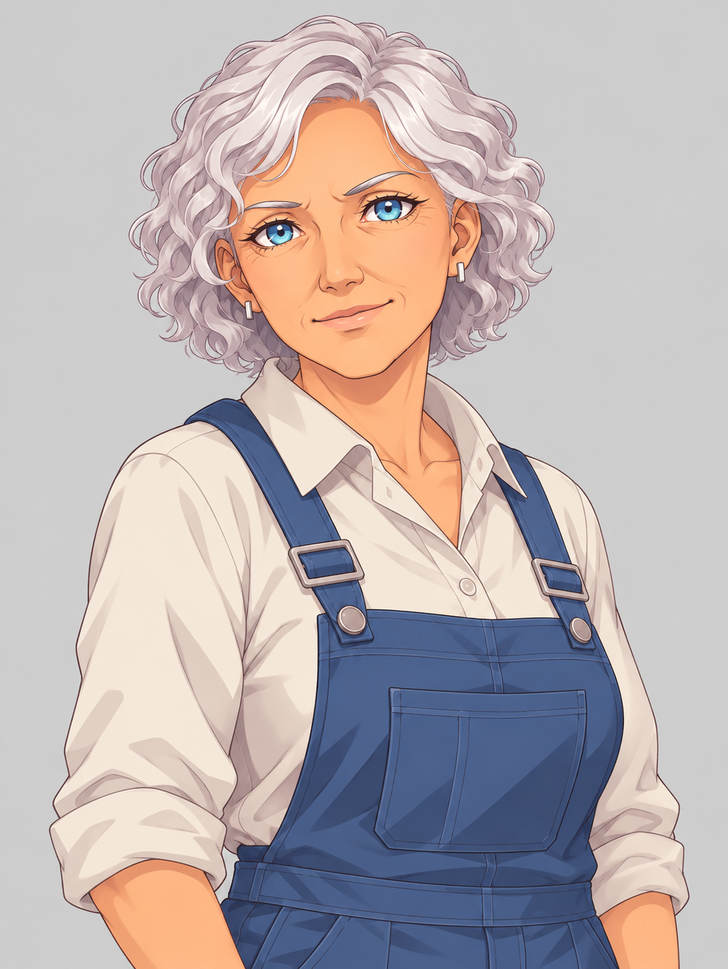
#> input picture assets/gen/kate_overalls_0.png, 728 x 969 px, shrunk from 1087 x 1447 before the run
$ python cutout.py
#> lines starting #> are read from the running program, lines starting #| are printed output that depends on the picture
# -*- coding: utf-8 -*-
"""Вырезает спрайт с однотонного фона (flood-fill от краёв) → PNG с альфой."""
import os, sys
from collections import deque
from PIL import Image, ImageFilter

HERE = os.path.dirname(os.path.abspath(__file__))


def cutout(src, dst, tol=26):
#> called with src = 'assets/gen/kate_overalls_0.png', dst = 'assets/sprites/kate_overalls.png', tol = 26
    im = Image.open(src).convert("RGBA")
    w, h = im.size
#> w = 728; h = 969
    px = im.load()
    # фон = средний цвет по рамке
    border = []
    for x in range(w):
        border.append(px[x, 0]); border.append(px[x, h - 1])
#> after the loop, border = 1456 items, first 6: (204, 202, 202, 255), (205, 203, 204, 255), (205, 204, 204, 255), (206, 206, 206, 255), (205, 204, 204, 255), (206, 205, 206, 255)
    for y in range(h):
        border.append(px[0, y]); border.append(px[w - 1, y])
#> after the loop, border = 3394 items, first 6: (204, 202, 202, 255), (205, 203, 204, 255), (205, 204, 204, 255), (206, 206, 206, 255), (205, 204, 204, 255), (206, 205, 206, 255)
    br = tuple(sum(c[i] for c in border) // len(border) for i in range(3))
#> br = (192, 191, 192)

    def close(p):
        return abs(p[0]-br[0]) <= tol and abs(p[1]-br[1]) <= tol and abs(p[2]-br[2]) <= tol

    seen = bytearray(w * h)
    q = deque()
    for x in range(w):
        for y in (0, h - 1):
            if close(px[x, y]) and not seen[y*w+x]:
                seen[y*w+x] = 1; q.append((x, y))
    for y in range(h):
        for x in (0, w - 1):
            if close(px[x, y]) and not seen[y*w+x]:
                seen[y*w+x] = 1; q.append((x, y))
    while q:
        x, y = q.popleft()
        for dx, dy in ((1,0),(-1,0),(0,1),(0,-1)):
            nx, ny = x+dx, y+dy
            if 0 <= nx < w and 0 <= ny < h and not seen[ny*w+nx] and close(px[nx, ny]):
                seen[ny*w+nx] = 1; q.append((nx, ny))
#> this loop made 278329 passes
#> (x, y) on passes 1 to 3: (0, 0), (0, 968), (1, 0)
    alpha = Image.new("L", (w, h), 255)
#> alpha: PIL image 728x969 L; every value is 255
    ap = alpha.load()
    for i in range(w*h):
        if seen[i]:
            ap[i % w, i // w] = 0
    alpha = alpha.filter(ImageFilter.GaussianBlur(0.6))
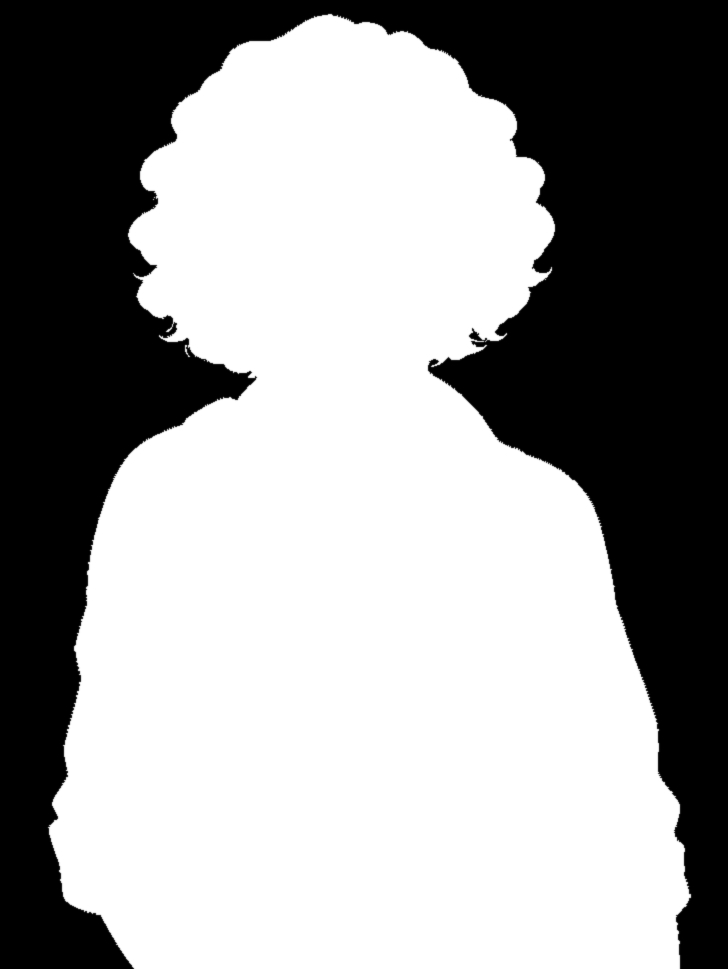
#> alpha: PIL image 728x969 L; min 0, max 255, mean 154.4
    out = im.copy(); out.putalpha(alpha)
#> after `out.putalpha(alpha)`:
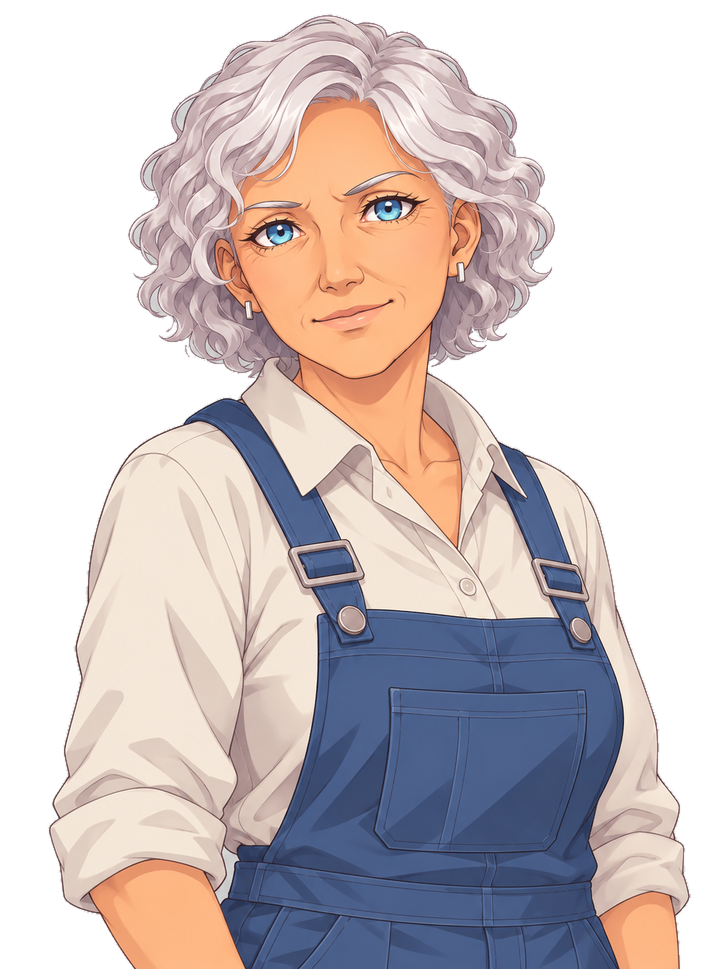
#> out: PIL image 728x969 RGBA; mean R, G, B, A 188.1, 177.9, 177.9, 154.4; transparent parts drawn white
    # обрезать по содержимому
    bb = alpha.getbbox()
#> bb = (46, 12, 693, 969)
    if bb:
        out = out.crop(bb)
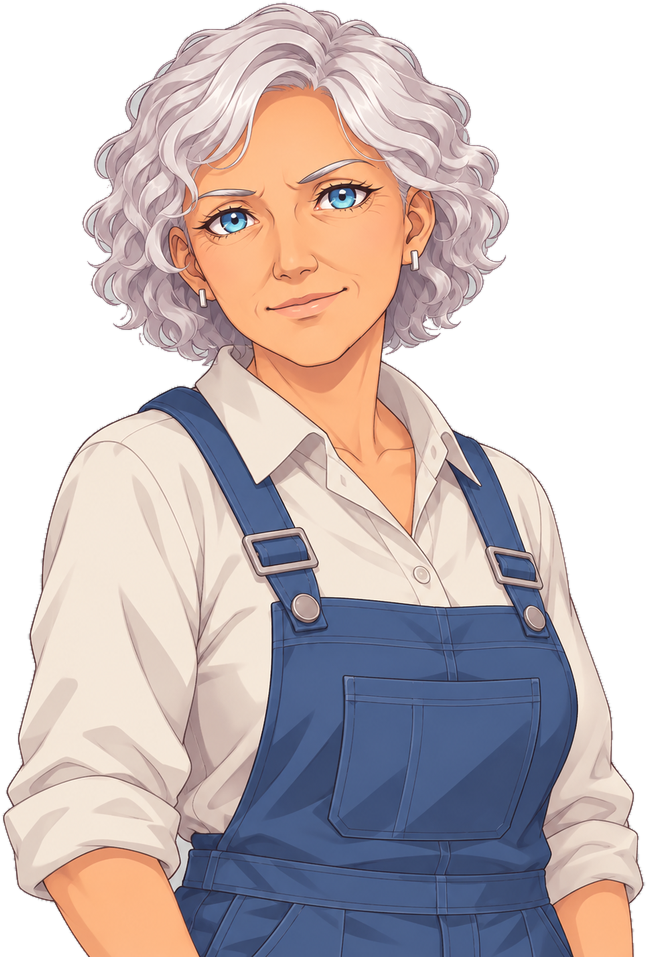
#> out: PIL image 647x957 RGBA; mean R, G, B, A 185.6, 174.1, 174.2, 175.9; transparent parts drawn white
    os.makedirs(os.path.dirname(dst), exist_ok=True)
    out.save(dst, "PNG")
    print(f"cutout {os.path.basename(src)} -> {os.path.basename(dst)} {out.size} (bg={br})")
#| cutout kate_overalls_0.png -> kate_overalls.png (647, 957) (bg=(192, 191, 192))
    return dst


if __name__ == "__main__":
    jobs = [
        ("assets/gen/kate_overalls_0.png", "assets/sprites/kate_overalls.png", 26),
        ("assets/gen/kate_sad_0.png", "assets/sprites/kate_sad.png", 26),
        ("assets/gen/sergey_grok_0.jpg", "assets/sprites/sergey.png", 30),
    ]
    for src, dst, tol in jobs:
        sp = os.path.join(HERE, src)
        if os.path.exists(sp):
            cutout(sp, os.path.join(HERE, dst), tol=tol)
        else:
            print("skip (нет файла):", src)
#> pass 2 of the loop `for src, dst, tol in jobs:`:
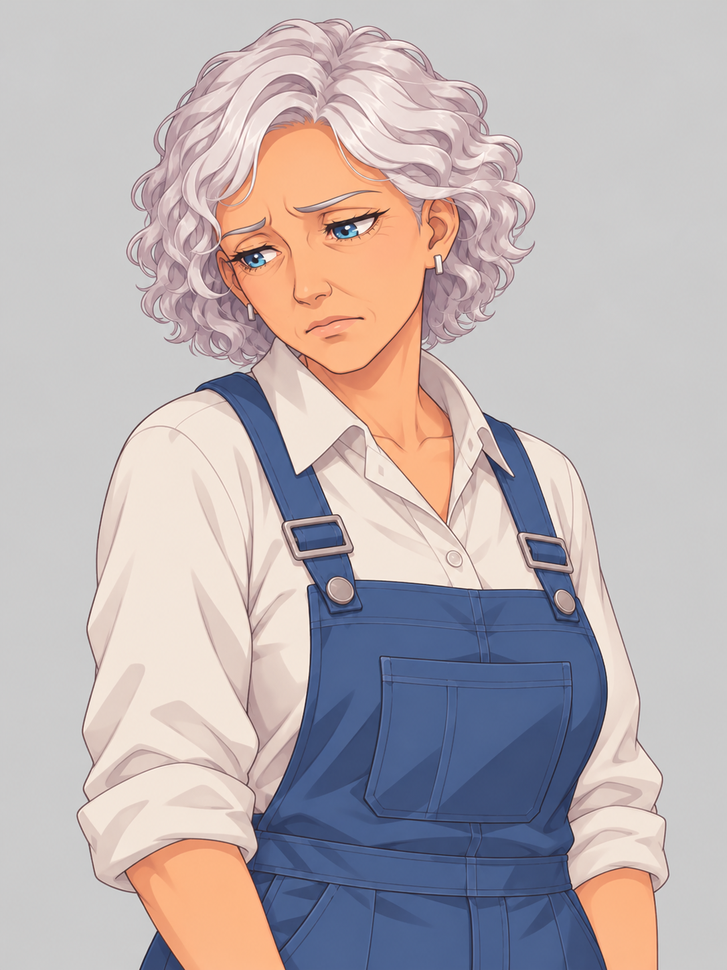
#> input picture assets/gen/kate_sad_0.png, 727 x 970 px, shrunk from 1086 x 1448 before the run
#> im: PIL image 727x970 RGBA
#> after the loop in cutout (call 2), `for x in range(w):`: border = 1454 items, first 6: (203, 202, 202, 255), (202, 199, 200, 255), (204, 204, 204, 255), (203, 203, 203, 255), (204, 204, 203, 255), (203, 202, 203, 255)
#> after the loop in cutout (call 2), `for y in range(h):`: border = 3394 items, first 6: (203, 202, 202, 255), (202, 199, 200, 255), (204, 204, 204, 255), (203, 203, 203, 255), (204, 204, 203, 255), (203, 202, 203, 255)
#> br = (191, 190, 192)
#> the loop in cutout (call 2), `while q:` made 293218 passes
#> (x, y) on passes 1 to 3: (0, 0), (0, 969), (1, 0)
#> in cutout (call 2), `out.putalpha(alpha)`:
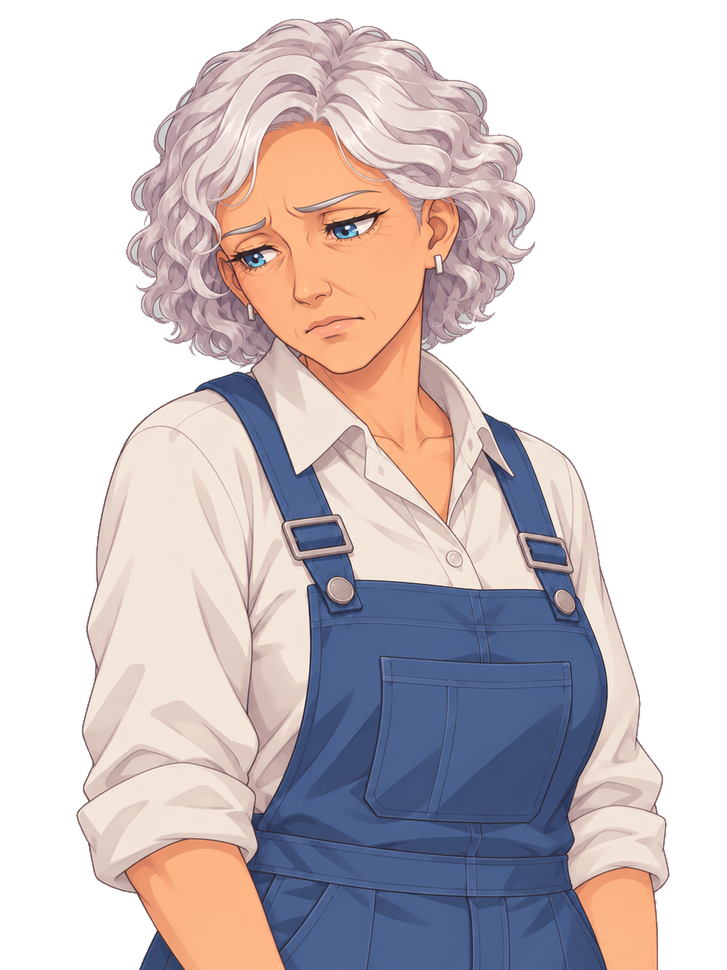
#> out: PIL image 727x970 RGBA; mean R, G, B, A 187.1, 177.5, 179.3, 149; transparent parts drawn white
#> bb = (74, 16, 672, 970)
#> in cutout (call 2), `out = out.crop(bb)`:
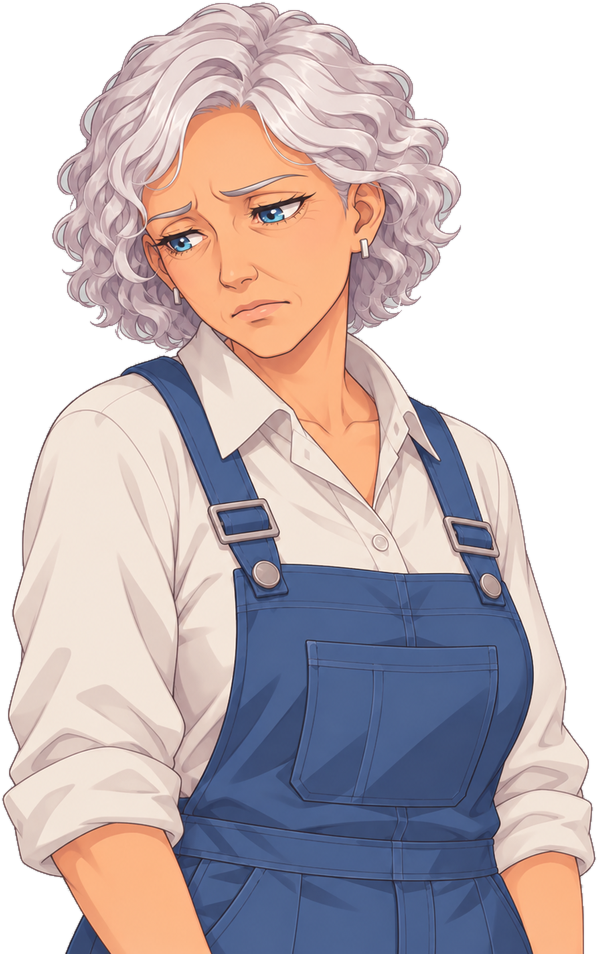
#> out: PIL image 598x954 RGBA; mean R, G, B, A 183.2, 171.5, 173.6, 184.1; transparent parts drawn white
#| cutout kate_sad_0.png -> kate_sad.png (598, 954) (bg=(191, 190, 192))
#> pass 3 of the loop `for src, dst, tol in jobs:`:
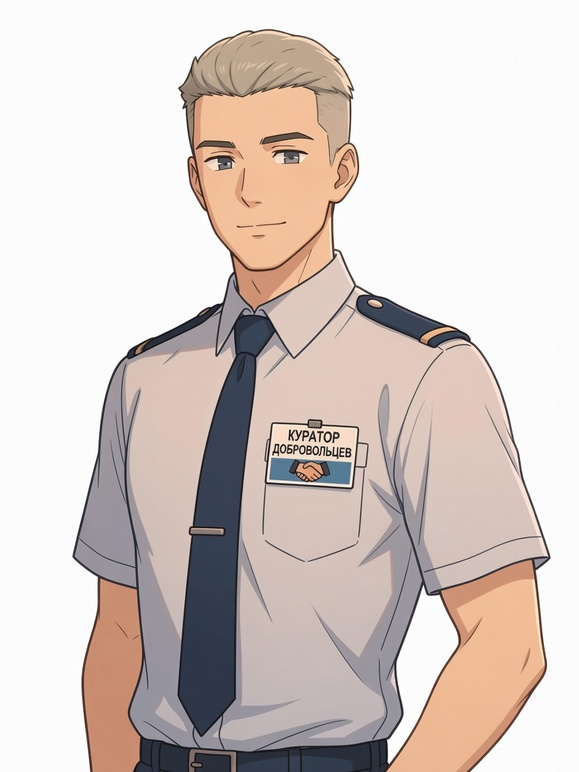
#> input picture assets/gen/sergey_grok_0.jpg, 579 x 772 px, shrunk from 864 x 1152 before the run
#> im: PIL image 579x772 RGBA
#> after the loop in cutout (call 3), `for x in range(w):`: border = 1158 items, first 6: (252, 252, 252, 255), (252, 252, 252, 255), (252, 252, 252, 255), (253, 253, 253, 255), (252, 252, 252, 255), (253, 253, 253, 255)
#> after the loop in cutout (call 3), `for y in range(h):`: border = 2702 items, first 6: (252, 252, 252, 255), (252, 252, 252, 255), (252, 252, 252, 255), (253, 253, 253, 255), (252, 252, 252, 255), (253, 253, 253, 255)
#> br = (230, 228, 228)
#> the loop in cutout (call 3), `while q:` made 212799 passes
#> (x, y) on passes 1 to 3: (0, 0), (0, 771), (1, 0)
#> in cutout (call 3), `alpha = alpha.filter(ImageFilter.GaussianBlur(0.6))`:
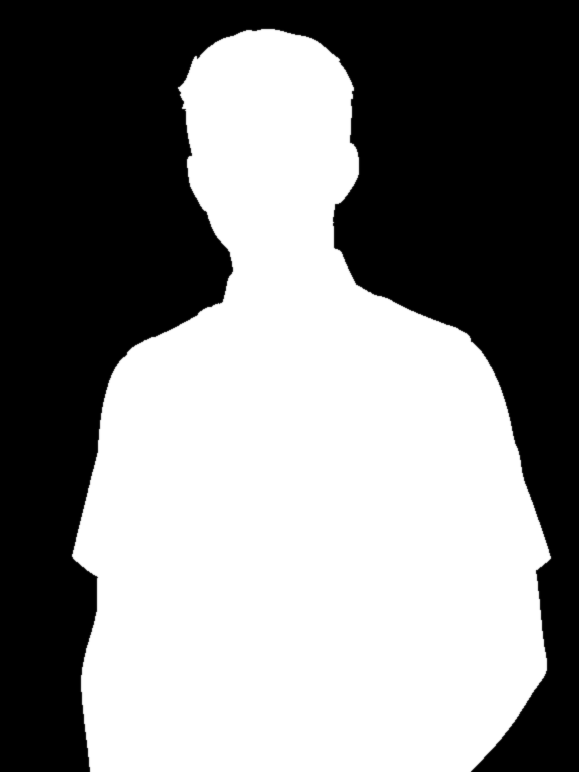
#> alpha: PIL image 579x772 L; min 0, max 255, mean 133.6
#> bb = (70, 27, 553, 772)
#> in cutout (call 3), `out = out.crop(bb)`:
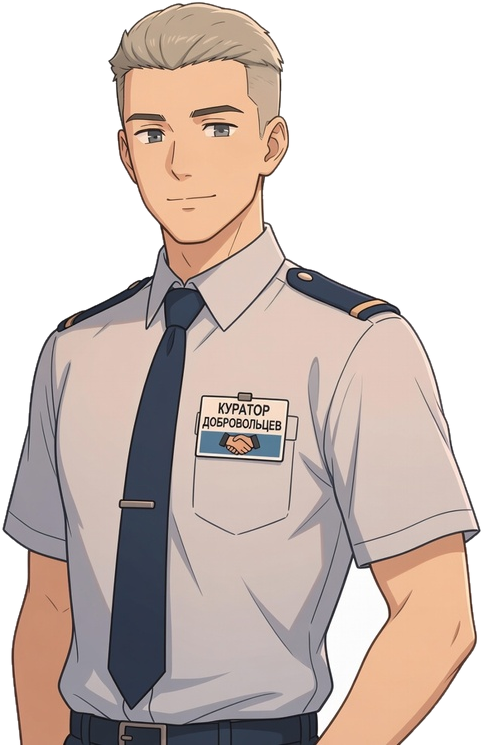
#> out: PIL image 483x745 RGBA; mean R, G, B, A 206.1, 192.4, 186.6, 166; transparent parts drawn white
#| cutout sergey_grok_0.jpg -> sergey.png (483, 745) (bg=(230, 228, 228))
